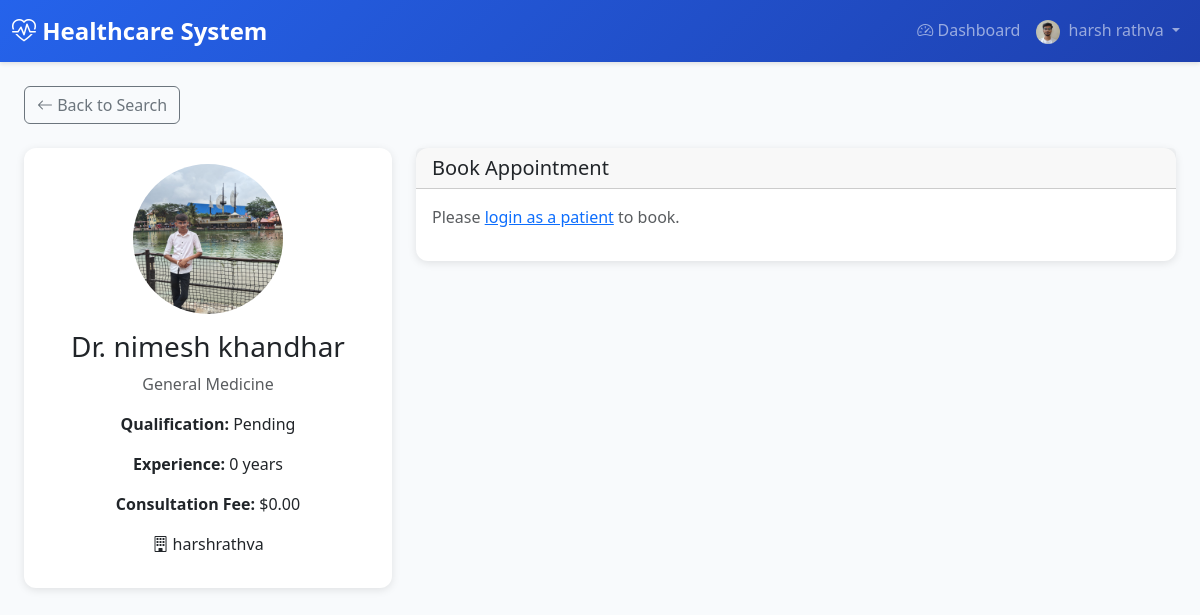
The app's page /doctors/3/ (signed in) with its own data.
### accounts/models.py (models this page shows, shortened)
class User(AbstractUser):
    email = models.EmailField(unique=True)
    ROLE_CHOICES = [
        ('ADMIN', 'Admin'),
        ('DOCTOR', 'Doctor'),
        ('PATIENT', 'Patient'),
        ('HOSPITAL', 'Hospital'),
        ('HOSPITAL_ADMIN', 'Hospital Admin'),
    ]
    role = models.CharField(max_length=20, choices=ROLE_CHOICES, default='PATIENT')
    is_approved = models.BooleanField(default=False)  # For Doctor and Hospital approval
    phone_number = models.CharField(max_length=15, blank=True)
    address = models.TextField(blank=True)
    profile_picture = models.ImageField(upload_to='user_profiles/', blank=True, null=True)
    created_at = models.DateTimeField(auto_now_add=True)
    updated_at = models.DateTimeField(auto_now=True)
    class Meta:
        db_table = 'users'
        verbose_name = 'User'
        verbose_name_plural = 'Users'

### doctors/models.py (models this page shows, shortened)
class DoctorProfile(models.Model):
    SPECIALIZATION_CHOICES = [
        ('CARDIOLOGY', 'Cardiology'),
        ('DERMATOLOGY', 'Dermatology'),
        ('NEUROLOGY', 'Neurology'),
        ('ORTHOPEDICS', 'Orthopedics'),
        ('PEDIATRICS', 'Pediatrics'),
        ('PSYCHIATRY', 'Psychiatry'),
        ('SURGERY', 'Surgery'),
        ('GENERAL', 'General Medicine'),
        ('ONCOLOGY', 'Oncology'),
        ('GYNECOLOGY', 'Gynecology'),
    ]
    user = models.OneToOneField(
        settings.AUTH_USER_MODEL,
        on_delete=models.CASCADE,
        related_name='doctor_profile'
    )
    license_number = models.CharField(max_length=50, unique=True)
    specialization = models.CharField(max_length=50, choices=SPECIALIZATION_CHOICES, default='GENERAL')
    years_of_experience = models.PositiveIntegerField(default=0)
    qualification = models.CharField(max_length=200)
    bio = models.TextField(blank=True)
    consultation_fee = models.DecimalField(max_digits=10, decimal_places=2, default=0.00)
    profile_picture = models.ImageField(upload_to='doctor_profiles/', blank=True, null=True)
    verification_document = models.FileField(upload_to='doctor_verifications/', blank=True, null=True, help_text="Upload license or certification document for verification")
    hospital = models.ForeignKey(
        'hospitals.Hospital',
        on_delete=models.SET_NULL,
        null=True,
        blank=True,
        related_name='doctors'
    )
    is_available = models.BooleanField(default=True)
    available_from = models.TimeField(default=time(9, 0), help_text="Start of working hours")
    available_to = models.TimeField(default=time(17, 0), help_text="End of working hours")
    slot_duration_minutes = models.PositiveIntegerField(default=30)
    created_at = models.DateTimeField(auto_now_add=True)
    updated_at = models.DateTimeField(auto_now=True)
    class Meta:
        db_table = 'doctor_profiles'
        verbose_name = 'Doctor Profile'
        verbose_name_plural = 'Doctor Profiles'

### hospitals/models.py (models this page shows, shortened)
class Hospital(models.Model):
    user = models.OneToOneField(
        settings.AUTH_USER_MODEL,
        on_delete=models.CASCADE,
        related_name='hospital_profile'
    )
    name = models.CharField(max_length=200)
    registration_number = models.CharField(max_length=50, unique=True)
    address = models.TextField(blank=True)
    city = models.CharField(max_length=100, blank=True)
    state = models.CharField(max_length=100, blank=True)
    zip_code = models.CharField(max_length=10, blank=True)
    phone = models.CharField(max_length=15, blank=True)
    email = models.EmailField(blank=True)
    website = models.URLField(blank=True)
    description = models.TextField(blank=True)
    facilities = models.TextField(blank=True, help_text="Departments - comma separated")
    total_beds = models.PositiveIntegerField(default=0)
    available_beds = models.PositiveIntegerField(default=0)  # Kept for migration; use available_beds_count for dynamic
    logo = models.ImageField(upload_to='hospital_logos/', blank=True, null=True)
    verification_document = models.FileField(upload_to='hospital_verifications/', blank=True, null=True, help_text="Upload registration certificate or license for verification")
    created_at = models.DateTimeField(auto_now_add=True)
    updated_at = models.DateTimeField(auto_now=True)
    class Meta:
        db_table = 'hospitals'
        verbose_name = 'Hospital'
        verbose_name_plural = 'Hospitals'
        ordering = ['name']
    @property
    def available_beds_count(self):
        """Dynamically calculated: total_beds - occupied (do not edit; set total_beds only)"""
        return max(0, self.total_beds - self.occupied_beds_count)
    def get_available_beds_display(self):
        """For admin list_display (avoids property in admin)"""
        return self.available_beds_count
    get_available_beds_display.short_description = 'Available beds'

### doctors/views.py (the view, shortened to what this page needs)
# urls.py: path('<int:pk>/', views.DoctorDetailView.as_view(), name='doctor_detail'),
class DoctorDetailView(LoginRequiredMixin, DetailView):
    model = DoctorProfile
    template_name = 'doctors/doctor_detail.html'
    context_object_name = 'doctor'
    def get_queryset(self):
        return DoctorProfile.objects.select_related('user', 'hospital').filter(
            user__is_approved=True,
            user__is_active=True
        )
    def get_context_data(self, **kwargs):
        context = super().get_context_data(**kwargs)
        doctor = self.object
        today = timezone.now().date()
        leave_dates = set(DoctorLeave.objects.filter(doctor=doctor).values_list('leave_date', flat=True))
        doctor_hospitals = []
        if doctor.hospital_id:
            doctor_hospitals.append(doctor.hospital)
        for a in DoctorHospitalAssignment.objects.filter(doctor=doctor, is_active=True).select_related('hospital'):
            if a.hospital not in doctor_hospitals:
                doctor_hospitals.append(a.hospital)
        context['doctor_hospitals'] = doctor_hospitals
        available_dates = []
        for i in range(14):
            d = today + timedelta(days=i)
            if d not in leave_dates:
                available_dates.append(d)
        context['available_dates'] = available_dates
        context['available_slots'] = []
        selected_date_str = self.request.GET.get('date', '')
        return context

### templates/doctors/doctor_detail.html (shortened to what this page needs)
{% extends 'base.html' %}
{% block content %}
<div class="container-fluid">
    <div class="mb-4">
        <a href="{% url 'doctors:doctor_search' %}" class="btn btn-outline-secondary"><i class="bi bi-arrow-left"></i> Back to Search</a>
    </div>
    <div class="row">
        <div class="col-md-4 mb-4">
            <div class="card">
                <div class="card-body text-center">
                    {% if doctor.profile_picture %}
                    <img src="{{ doctor.profile_picture.url }}" alt="" class="rounded-circle mb-3" style="width: 150px; height: 150px; object-fit: cover;">
                    {% elif doctor.user.profile_picture %}
                    <img src="{{ doctor.user.profile_picture.url }}" alt="" class="rounded-circle mb-3" style="width: 150px; height: 150px; object-fit: cover;">
                    {% else %}
                    <i class="bi bi-person-circle text-muted" style="font-size: 8rem;"></i>
                    {% endif %}
                    <h3>Dr. {{ doctor.user.get_full_name|default:doctor.user.username }}</h3>
                    <p class="text-muted">{{ doctor.get_specialization_display }}</p>
                    <p><strong>Qualification:</strong> {{ doctor.qualification }}</p>
                    <p><strong>Experience:</strong> {{ doctor.years_of_experience }} years</p>
                    <p><strong>Consultation Fee:</strong> ${{ doctor.consultation_fee }}</p>
                    {% if doctor_hospitals %}
                    <p><i class="bi bi-building"></i> {% for h in doctor_hospitals %}{{ h.name }}{% if not forloop.last %}, {% endif %}{% endfor %}</p>
                    {% endif %}
                </div>
            </div>
        </div>
        <div class="col-md-8">
            <div class="card mb-4">
                <div class="card-header"><h5 class="mb-0">Book Appointment</h5></div>
                <div class="card-body">
                    {% if user.role == 'PATIENT' and doctor_hospitals %}
                    <form method="post" action="{% url 'appointments:book_normal' doctor.pk %}">
                        {% csrf_token %}
                        {% if doctor_hospitals|length == 1 %}
                        <input type="hidden" name="hospital_id" value="{{ doctor_hospitals.0.id }}">
                        {% else %}
                        <div class="mb-3">
                            <label class="form-label">Hospital</label>
                            <select name="hospital_id" class="form-select" required>
                                {% for h in doctor_hospitals %}<option value="{{ h.id }}">{{ h.name }}</option>{% endfor %}
                            </select>
                        </div>
                        {% endif %}
                        <div class="row mb-3">
                            <div class="col-md-6">
                                <label class="form-label">Select Date</label>
                                <select name="date" class="form-select" required id="dateSelect">
                                    <option value="">Choose date</option>
                                    {% for d in available_dates %}
                                    <option value="{{ d|date:'Y-m-d' }}" {% if selected_date and selected_date == d %}selected{% endif %}>{{ d|date:"l, M d, Y" }}</option>
                                    {% endfor %}
                                </select>
                            </div>
                            <div class="col-md-6">
                                <label class="form-label">Select Time</label>
                                <select name="time" class="form-select" required>
                                    <option value="">{% if selected_date %}Choose time{% else %}Select date first{% endif %}</option>
                                    {% for slot in available_slots %}
                                    <option value="{{ slot|time:'H:i' }}">{{ slot|time:"g:i A" }}</option>
                                    {% endfor %}
                                </select>
                                {% if selected_date and not available_slots %}
                                <small class="text-muted">No slots available for this date.</small>
                                {% endif %}
                            </div>
                        </div>
                        <div class="mb-3">
                            <label class="form-label">Reason for visit</label>
                            <textarea name="reason" class="form-control" rows="2" required placeholder="Brief reason for appointment"></textarea>
                        </div>
                        <button type="submit" class="btn btn-primary">Book Appointment</button>
                    </form>
                    <script>
                    document.getElementById('dateSelect').addEventListener('change', function() {
                        var url = new URL(window.location.href);
                        url.searchParams.set('date', this.value);
                        window.location.href = url.toString();
                    });
                    </script>
                    {% else %}
                    <p class="text-muted">Please <a href="{% url 'accounts:login' %}">login as a patient</a> to book.</p>
                    {% endif %}
                </div>
            </div>
        </div>
    </div>
</div>
{% endblock %}

### templates/base.html (shortened to what this page needs)
<!DOCTYPE html>
<html lang="en">
<head>
    <link href="https://cdn.jsdelivr.net/npm/bootstrap@5.3.0/dist/css/bootstrap.min.css" rel="stylesheet">
    <link rel="stylesheet" href="https://cdn.jsdelivr.net/npm/bootstrap-icons@1.11.0/font/bootstrap-icons.css">
</head>
<body>
    {% if user.is_authenticated %}
    <nav class="navbar navbar-expand-lg navbar-dark">
        <div class="container-fluid">
            <a class="navbar-brand" href="{% url 'accounts:dashboard_redirect' %}">
                <i class="bi bi-heart-pulse"></i> Healthcare System
            </a>
            <div class="collapse navbar-collapse" id="navbarNav">
                <ul class="navbar-nav ms-auto">
                    <li class="nav-item">
                        <a class="nav-link" href="{% url 'accounts:dashboard_redirect' %}">
                            <i class="bi bi-speedometer2"></i> Dashboard
                        </a>
                    </li>
                    <li class="nav-item dropdown">
                        <a class="nav-link dropdown-toggle" href="#" id="navbarDropdown" role="button" data-bs-toggle="dropdown">
                            {% if user.profile_picture %}
                            <img src="{{ user.profile_picture.url }}" alt="Profile" class="rounded-circle me-1" style="width: 24px; height: 24px; object-fit: cover;">
                            {% else %}
                            <i class="bi bi-person-circle"></i>
                            {% endif %}
                            {{ user.get_full_name|default:user.username }}
                        </a>
                    </li>
                </ul>
            </div>
        </div>
    </nav>
    {% endif %}
    <div class="container-fluid mt-4">
        {% block content %}{% endblock %}
    </div>
</body>
</html>

### templates/base.html (style rules this page uses)
:root { --primary-color: #2563eb; --secondary-color: #64748b; --success-color: #10b981; --danger-color: #ef4444; --warning-color: #f59e0b; --info-color: #3b82f6; }
body { font-family: 'Segoe UI', Tahoma, Geneva, Verdana, sans-serif; background-color: #f8fafc; }
.navbar { background: linear-gradient(135deg, var(--primary-color) 0%, #1e40af 100%); box-shadow: 0 2px 4px rgba(0,0,0,0.1); }
.navbar-brand { font-weight: 700; font-size: 1.5rem; }
.card { border: none; border-radius: 12px; box-shadow: 0 2px 8px rgba(0,0,0,0.1); transition: transform 0.2s, box-shadow 0.2s; }

### records on screen
User: profile_picture (picture), get_full_name "harsh rathva"
DoctorProfile: user.profile_picture (picture), user.get_full_name "nimesh khandhar", specialization "General Medicine", qualification "Pending", years_of_experience "0", consultation_fee "0.00"
Hospital: name "harshrathva"
